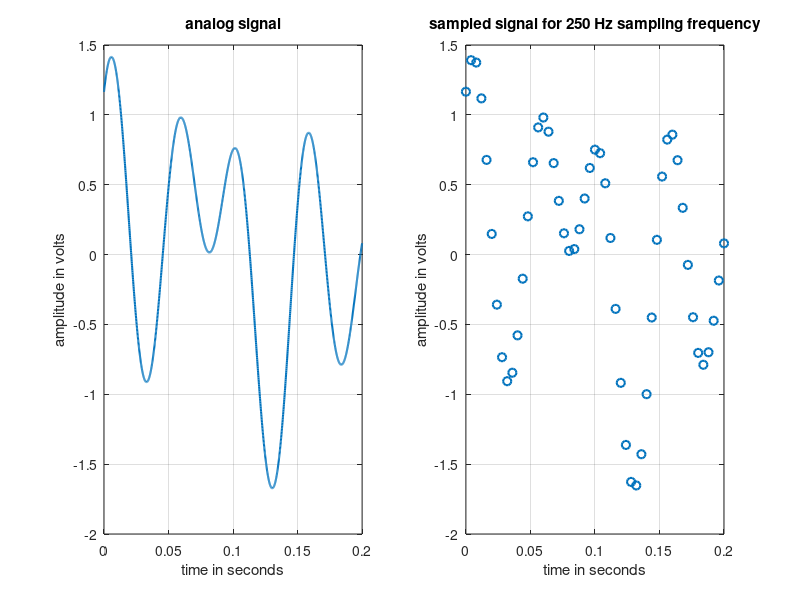
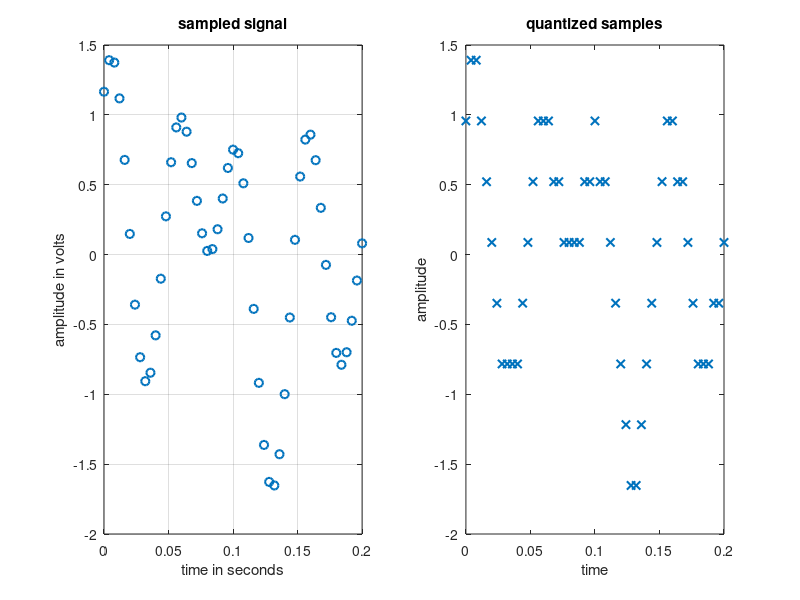

The MATLAB source for these figures, in order:
clc
clear all
close all
 
%%%%%%%%%%%%%%%%%%%%%%%%%%%%%%%
% Analog to Digital Conversion
%%%%%%%%%%%%%%%%%%%%%%%%%%%%%%%
 
time_duration = 0.2;
 
%% Analog-like signal's representation
% Analog signal generation is not possible in MATLAB
a = [0.4 0.6 0.8]; % amplitude array for composite signal
f = [5 12 20]; % frequency array for composite signal
 
analog_t = 0:0.0001:time_duration;
analog_sig = a(1)*sin(2*pi*f(1)*analog_t) + a(2)*cos(2*pi*f(2)*analog_t) + a(3)*sin(2*pi*f(3)*analog_t + pi/4);
 
figure
subplot(1,2,1)
plot(analog_t, analog_sig,'linewidth',1.5)
grid on
xlabel('time in seconds')
ylabel('amplitude in volts')
title('analog signal')
 
%% Sampling Frequency
fs = 250;
ts = 1/fs;
 
%% Sampling
samp_t = 0:1/fs:time_duration;
samp_sig = a(1)*sin(2*pi*f(1)*samp_t) + a(2)*cos(2*pi*f(2)*samp_t) + a(3)*sin(2*pi*f(3)*samp_t + pi/4);
 
subplot(1,2,2)
plot(samp_t, samp_sig,'o','linewidth',1.5)
grid on
xlabel('time in seconds')
ylabel('amplitude in volts')
title(['sampled signal for ',num2str(fs),' Hz sampling frequency'])
 
%% Levels for Quantization
L = 8;
 
%% Quantizing
delta = (max(samp_sig) - min(samp_sig))/(L-1); % step size
quant_sig = min(samp_sig) + round((samp_sig-min(samp_sig))/delta)*delta; % quantized signal
 
figure
subplot(1,2,1)
plot(samp_t, samp_sig,'o','linewidth',1.5)
grid on
xlabel('time in seconds')
ylabel('amplitude in volts')
title('sampled signal')
 
subplot(1,2,2)
plot(samp_t, quant_sig,'x','linewidth',1.5);
xlabel('time')
ylabel('amplitude')
title('quantized samples')
 
%% Number of Bits/Sample
nb = log2(L);
 
%% Encoding
i = round((samp_sig-min(samp_sig))/delta); % index for encoding
dig_data_matrix = de2bi(i,nb); % encoded binary bits are as a matrix here
dig_data = reshape(dig_data_matrix',1,[]); % encoded binary bits are as an array here
disp(['The index values for encoding from quantization of the sampled signal are: ',num2str(i)])
disp(['The converted bits from the input analog signal are: ',num2str(dig_data)])